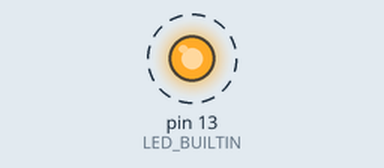
The sketch below on a simulated Arduino Uno, built with avr-gcc and run on an emulated ATmega328P. On the bench: output pins drawn as LEDs (lit = HIGH). Dashed ring = blinking. What the sketch prints to the serial monitor is not drawn.

Above: at 0.2 s.
Timing chart, 0 to 3.0 s (numbered marks = the images above):
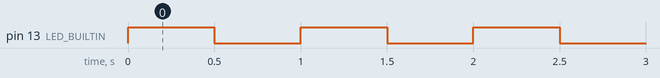

Measured:
- by itself, pin 13 (LED_BUILTIN): alternates HIGH for 0.50 s and LOW for 0.50 s

The sketch:

hello_world.ino
```cpp
void setup() {
  // put your setup code here, to run once:
  Serial.begin(115200);
  Serial.println("Hello World, Medha here.");
  pinMode(LED_BUILTIN, OUTPUT);


}

void loop() {
  // put your main code here, to run repeatedly:
   digitalWrite(LED_BUILTIN, HIGH);
   delay(500);
   digitalWrite(LED_BUILTIN, LOW);
   delay(500);

}
```
